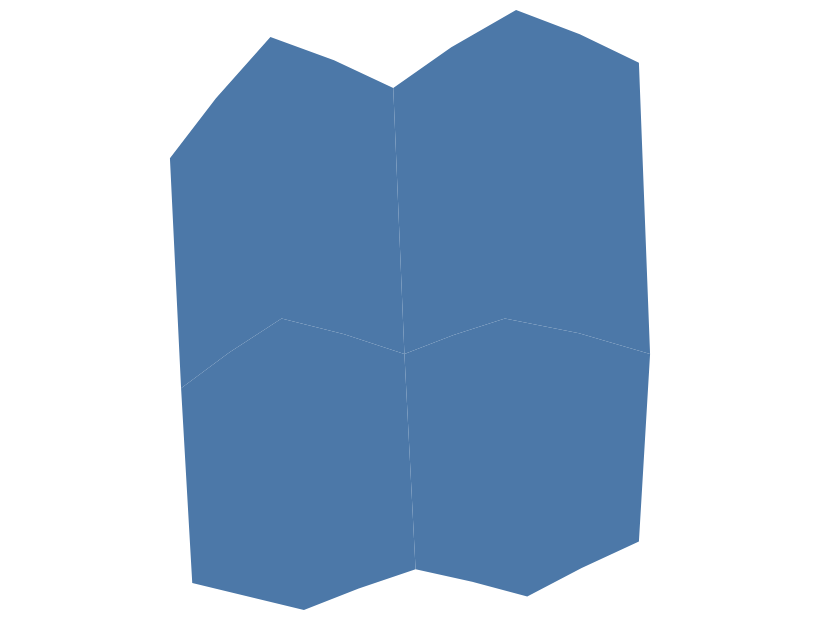

Specify this chart in Vega-Lite:
### Vega-Lite specification from a JSON file in a GitHub repository (floating-point values rounded to 4 significant figures)
{"$schema": "https://vega.github.io/schema/vega-lite/v6.json", "padding": 5, "autosize": "none", "width": 400, "height": 300, "data": {"values": {"type": "FeatureCollection", "features": [{"type": "Feature", "properties": {"name": "west", "value": 3, "cat": "a"}, "geometry": {"type": "Polygon", "coordinates": [[[-11, 48], [-2, 52], [9, 50], [10, 36], [0, 33], [-10, 35], [-11, 48]]]}}, {"type": "Feature", "properties": {"name": "east", "value": 5, "cat": "b"}, "geometry": {"type": "Polygon", "coordinates": [[[9, 50], [18, 52], [31, 50], [30, 38], [20, 34], [10, 36], [9, 50]]]}}, {"type": "Feature", "properties": {"name": "north-west", "value": 2, "cat": "a"}, "geometry": {"type": "Polygon", "coordinates": [[[-12, 60], [-3, 65], [8, 63], [9, 50], [-2, 52], [-11, 48], [-12, 60]]]}}, {"type": "Feature", "properties": {"name": "north-east", "value": 8, "cat": "b"}, "geometry": {"type": "Polygon", "coordinates": [[[8, 63], [19, 66], [30, 64], [31, 50], [18, 52], [9, 50], [8, 63]]]}}]}, "format": {"property": "features"}}, "projection": {"type": "Mercator"}, "mark": "geoshape"}
